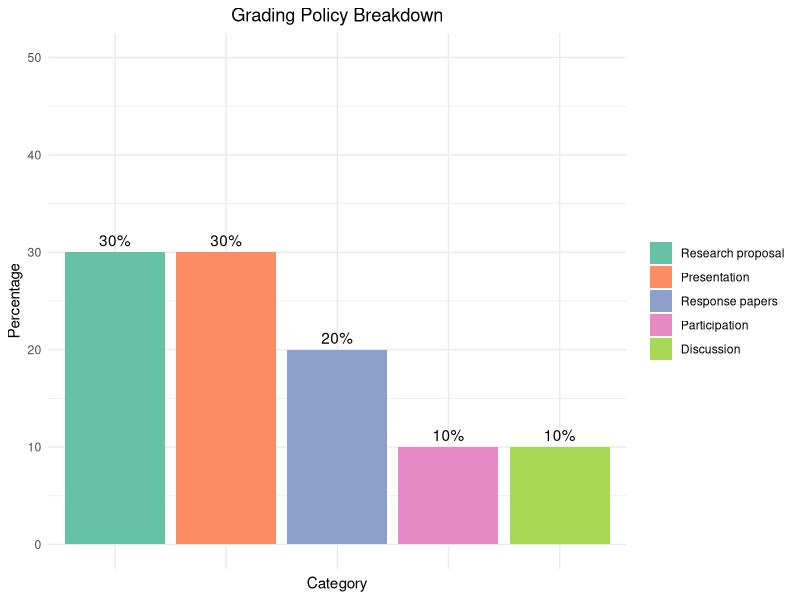

R code for this plot:
## ---- chunk 1
# Load necessary library
library(ggplot2)

# Data for grading policy
grades <- data.frame(
  Category = c("Participation","Response papers", "Research proposal", "Presentation", "Discussion"),
  Percentage = c(10, 20, 30, 30, 10)
)

# Reorder the levels of Category based on Percentage from higher to lower
grades$Category <- factor(grades$Category, levels = grades$Category[order(-grades$Percentage)])

# Create a bar chart
ggplot(grades, aes(x = reorder(Category, -Percentage), y = Percentage, fill = Category)) +
  geom_bar(stat = "identity") +
  geom_text(aes(label = paste0(Percentage, "%")), vjust = -0.5) +  # Add percentage labels
  theme_minimal() +
  labs(title = "Grading Policy Breakdown", x = "Category", y = "Percentage") +  # Remove x-axis label
  scale_fill_brewer(palette = "Set2") +
  ylim(0,50) +
  theme(legend.position = "right",  # Add legend for categories
        legend.title = element_blank(),  # Remove legend title
        axis.text.x = element_blank(),  # Remove x-axis text
        plot.title = element_text(hjust = 0.5))  # Center title
